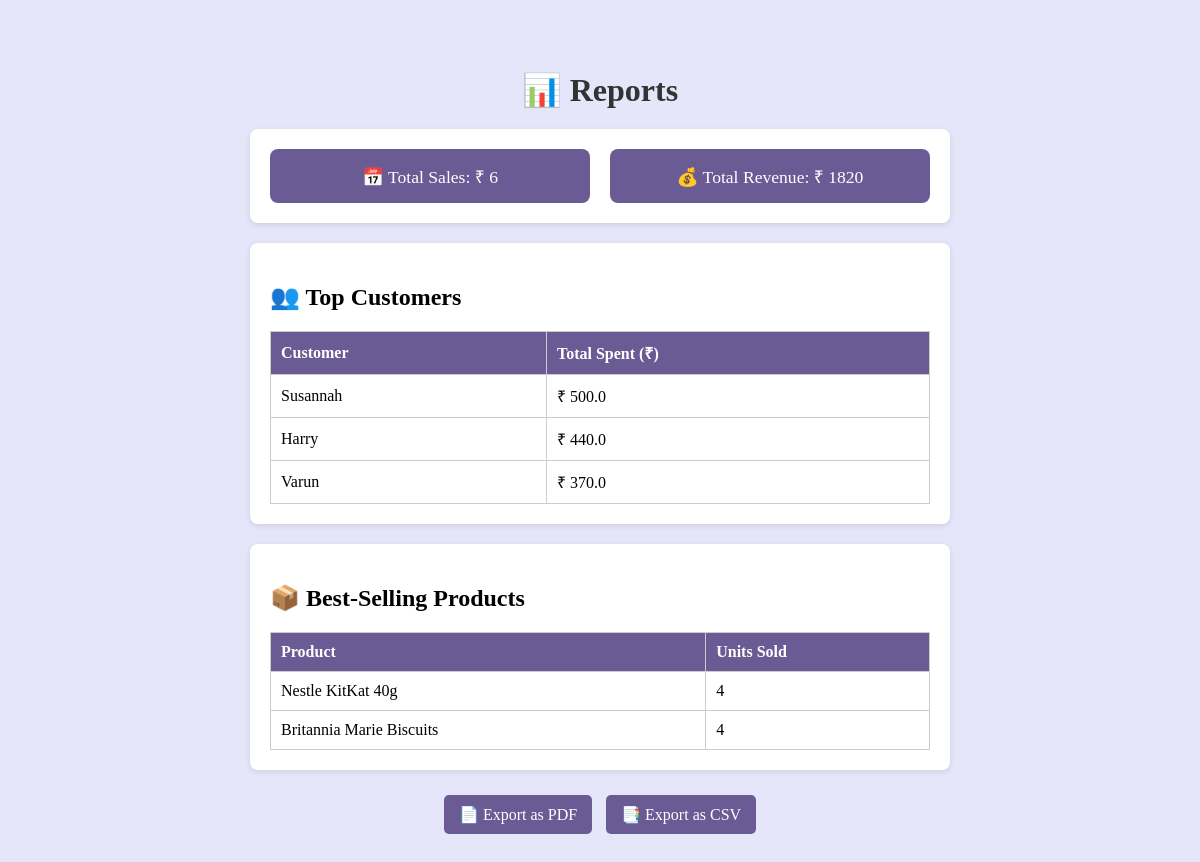
Screenshot of /reports (signed in) with the database file from the repository.
### tables this page shows
CREATE TABLE invoices (
            id INTEGER PRIMARY KEY AUTOINCREMENT,
            invoice_number TEXT NOT NULL UNIQUE,
            customer_name TEXT NOT NULL,
            total_amount REAL NOT NULL,
            invoice_date TIMESTAMP DEFAULT CURRENT_TIMESTAMP NOT NULL,
            created_by INTEGER NOT NULL,
            FOREIGN KEY (created_by) REFERENCES users(id)
        );

CREATE TABLE products (
            id INTEGER PRIMARY KEY AUTOINCREMENT,
            product_name TEXT NOT NULL,
            product_category TEXT NOT NULL,
            sku TEXT NOT NULL UNIQUE,
            supplier_id INTEGER,
            measurement_unit TEXT NOT NULL,
            quantity_in_stock INTEGER DEFAULT 0 NOT NULL,
            reorder_level INTEGER DEFAULT 0 NOT NULL,
            purchase_price REAL NOT NULL,
            selling_price REAL NOT NULL,
            created_at TIMESTAMP DEFAULT CURRENT_TIMESTAMP
        );

### app.py (the view)
@app.route('/reports')
@login_required()
def reports():
    conn = get_db_connection()
    total_sales = conn.execute("SELECT COUNT(*) FROM invoices").fetchone()[0]
    total_revenue = conn.execute("SELECT COALESCE(SUM(total_amount), 0) FROM invoices").fetchone()[0]
    top_customers = conn.execute('''
        SELECT i.customer_name, SUM(i.total_amount) as total_spent
        FROM invoices i
        GROUP BY i.customer_name
        ORDER BY total_spent DESC
        LIMIT 3
    ''').fetchall()
    best_products = conn.execute('''
        SELECT p.product_name, SUM(ii.quantity) as total_sold
        FROM invoice_items ii
        JOIN products p ON ii.product_id = p.id
        GROUP BY ii.product_id
        ORDER BY total_sold DESC
        LIMIT 2
    ''').fetchall()
    conn.close()
    return render_template('reports.html',
                           total_sales=total_sales,
                           total_revenue=total_revenue,
                           top_customers=top_customers,
                           best_products=best_products)

### app.py (called while the page is built)
def get_db_connection():
    conn = sqlite3.connect('shelfsmart.db')
    conn.row_factory = sqlite3.Row
    return conn

def login_required(*role):  # accepts any number of roles
    def decorator(f):
        @wraps(f)
        def decorated_function(*args, **kwargs):
            if "user_id" not in session:
                flash("Please log in to access this page.", "error")
                return redirect(url_for("login"))
            if role:
                user_role = session.get("role")
                if user_role not in role:
                    flash("You do not have permission to access this page.", "error")
                    return redirect(url_for("dashboard"))
            return f(*args, **kwargs)
        return decorated_function
    return decorator

@app.before_request
def make_session_permanent():
    session.permanent = False # Session lasts until browser is closed

### templates/reports.html (shortened to what this page needs)
<!DOCTYPE html>
<html lang="en">
<head>
</head>
<body>
    <div class="container">
        <h1>📊 Reports</h1>
        <div class="report-section">
            <div class="metrics">
                <div class="metric-card">📅 Total Sales: ₹ {{ total_sales }}</div>
                <div class="metric-card">💰 Total Revenue: ₹ {{ "%.f"|format(total_revenue or 0) }}</div>
            </div>
        </div>
        <div class="report-section">
            <h2>👥 Top Customers</h2>
            <table>
                <thead>
                    <tr>
                        <th>Customer</th>
                        <th>Total Spent (₹)</th>
                    </tr>
                </thead>
                <tbody>
                    {% for customer in top_customers %}
                    <tr>
                        <td>{{ customer['customer_name'] }}</td>
                        <td>₹ {{ customer['total_spent'] }}</td>
                    </tr>
                    {% else %}
                    <tr><td colspan="2" style="text-align:center;">No data available yet</td></tr>
                    {% endfor %}
                </tbody>
            </table>
        </div>
        <div class="report-section">
            <h2>📦 Best-Selling Products</h2>
            <table>
                <thead>
                    <tr>
                        <th>Product</th>
                        <th>Units Sold</th>
                    </tr>
                </thead>
                <tbody>
                    {% for product in best_products %}
                    <tr>
                        <td>{{ product['product_name'] }}</td>
                        <td>{{ product['total_sold'] }}</td>
                    </tr>
                    {% else %}
                    <tr><td colspan="2" style="text-align:center;">No data available yet</td></tr>
                    {% endfor %}
                </tbody>
            </table>
        </div>
        <div class="export-buttons">
            <a href="{{ url_for('export_pdf') }}">📄 Export as PDF</a>
            <a href="{{ url_for('export_csv') }}">📑 Export as CSV</a>
        </div>
    </div>
</body>
</html>

### templates/reports.html (style rules this page uses)
body { font-family: Cambria, Cochin, Georgia, Times, 'Times New Roman', serif; background-color: rgb(230,230,250); margin: 0; padding: 0; }
.container { max-width: 700px; margin: 30px auto; padding: 20px; }
h1 { color: #333; margin-bottom: 20px; text-align: center; }
.report-section { background: #fff; padding: 20px; margin-bottom: 20px; border-radius: 8px; box-shadow: 0 2px 6px rgba(0,0,0,0.1); }
.metrics { display: flex; gap: 20px; flex-wrap: wrap; justify-content: center; }
.metric-card { flex: 1 1 200px; background: #6b5b95; color: #fff; padding: 15px; border-radius: 8px; text-align: center; font-size: 1.1em; }
table { width: 100%; border-collapse: collapse; margin-top: 10px; }
table, th, td { border: 1px solid #ccc; }
th, td { padding: 10px; text-align: left; }
th { background: #6b5b95; color: #fff; }
.export-buttons { margin-top: 20px; text-align: center; }
.export-buttons a { display: inline-block; margin: 5px; padding: 10px 15px; background: #6b5b95; color: #fff; text-decoration: none; border-radius: 5px; }

### rows the page displays
invoices: customer_name "Susannah", total_spent "500.0"
invoices: customer_name "Harry", total_spent "440.0"
products: product_name "Nestle KitKat 40g", total_sold "4"
products: product_name "Britannia Marie Biscuits", total_sold "4"

### other values shown
{{ total_sales }} "6"
{{ "%.f"|format(total_revenue or 0) }} "1820"
{{ customer['customer_name'] }} "Varun"
{{ customer['total_spent'] }} "370.0"
